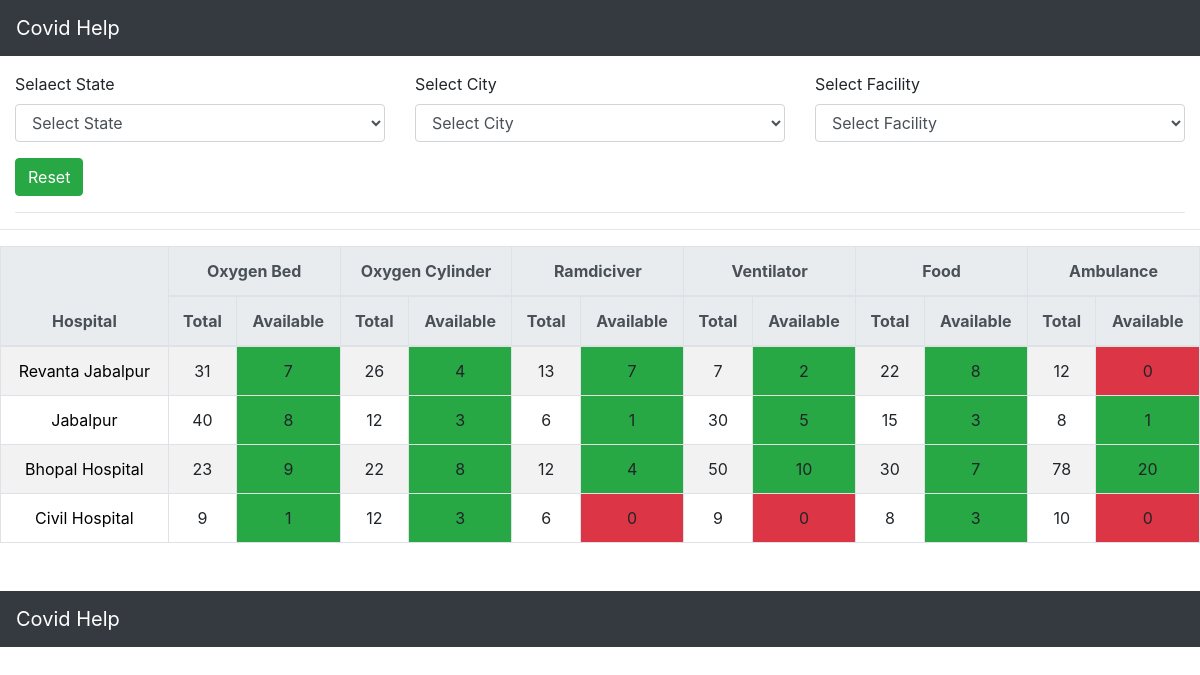
The page / on the database its author committed.
### app/models.py (models this page shows, shortened)
class Facility(models.Model):
   title = models.CharField(max_length=60 , null=False , blank=False, default="")

class Hospital(models.Model):
    name = models.CharField(max_length=50 , null=False , blank=False)
    phone = models.CharField(max_length=12 , null=False , blank=False)
    address = models.CharField(max_length=200 , null=False , blank=False)
    city = models.ForeignKey(
        City, on_delete=models.CASCADE ,related_name='hospitals')

class Availability(models.Model):
     hospital = models.ForeignKey(
        Hospital , on_delete=models.CASCADE , related_name='availabilities')
     facility =  models.ForeignKey(
        Facility , on_delete=models.CASCADE , related_name='availabilities')
     total = models.IntegerField(default=0)
     available = models.IntegerField(default=0)
     updated_at = models.DateTimeField(auto_now=True)

### app/views.py (the view, shortened to what this page needs)
# urls.py: 2. Add a URL to urlpatterns:  path('', views.home, name='home')
def home(request):
    selected_state_id = request.GET.get('state')
    selected_city_id = request.GET.get('city')
    selected_facility_id = request.GET.get('facility')
    facilities = Facility.objects.all().order_by('pk')
    if selected_state_id:
         cities = City.objects.filter(state=selected_state_id)
    else:
         cities=City.objects.all()
    states = State.objects.all()
    hospitals = Hospital.objects.all()
    if selected_city_id:
         hospitals = hospitals.filter(city=City(pk=selected_city_id))
    context = {
        'facilities':facilities,
        'cities':cities,
        'states':states,
        'hospitals':hospitals,
        'selected_state_id':selected_state_id,
        'selected_city_id':selected_city_id,
        'selected_facility_id':selected_facility_id,
    }
    return render(request , template_name='app/index.html', context=context)

### app/models.py (called while the page is built)
    def __str__(self):
       return self.name

    def __str__(self):
       return self.name

### app/templatetags/custom_tags.py (called while the page is built)
@register.simple_tag
def get_table_class(value):
    if value:
      return 'bg-success'
    return 'bg-danger'

@register.simple_tag
def get_availibilities(hospital):
   return Availability.objects.filter(hospital=hospital).order_by('facility_id')

@register.simple_tag
def is_option_selected(selected_option , pk):
  if selected_option==str(pk):
     return 'selected'
  return ''

### app/templates/app/index.html (shortened to what this page needs)
{% extends 'app/base.html' %}
{% load custom_tags %}
{% block content %}
            <form id="filterForm" action="" method="GET">
                <div class="row">
                    <div class="col">
                        <div class="form-group">
                            <label for="">Selaect State</label>
                            <select name="state" class="form-control" id="stateSelect">
                                <option value=''>Select State</option>
                            </select>
                        </div>
                    </div>
                    <div class="col">
                        <div class="form-group">
                            <label for="">Select City</label>
                            <select name="city" class="form-control" id="citySelect">
                                <option value=''>Select City</option>
                            </select>
                        </div>
                    </div>
                    <div class="col">
                        <div class="form-group">
                            <label for="">Select Facility</label>
                            <select name="facility" class="form-control" id="facilitySelect">
                                <option value=''>Select Facility</option>
                            </select>
                        </div>
                    </div>
                </div>
                <div>
                    <a href="/" class="btn btn-success">Reset</a>
                </div>
            </form>
            <hr>
        </div>
        <hr>
        <table class="table text-center table-bordered table-striped">
            <thead class="thead-light">
                <tr>
                    <th rowspan="2">Hospital</th>
                    {% for facility in facilities %}
                    <th colspan="2" class="text-center">{{facility.title}}</th>
                    {% endfor %}
                </tr>
                <tr>
                    {% for facility in facilities %}
                    <th>Total</th>
                    <th>Available</th>
                    {% endfor %}
                </tr>
            </thead>
            <tbody>
                {% for hospital in hospitals %}
                <tr>
                    <td><a href="/hospital/{{hospital.id}}">{{hospital.name}}</a></td>
                    {% get_availibilities hospital as availibilities %}
                    {% for avl in availibilities %}
                    <td>{{avl.total}}</td>
                    <td class='{%get_table_class avl.available%}'>{{avl.available}}</td>
                    {% endfor %}
                </tr>
                {% endfor %}
            </tbody>
        </table>
{% endblock %}

### app/templates/app/base.html (shortened to what this page needs)
<!doctype html>
<html lang="en">
<head>
    <link rel="stylesheet" href="https://cdn.jsdelivr.net/npm/bootstrap@4.0.0/dist/css/bootstrap.min.css"
>
</head>
<body>
    <nav class="navbar navbar-dark bg-dark">
        <a class="navbar-brand" href="/">Covid Help</a>
    </nav>
    <div class="container-fluid mt-3">
        {% block content %}
        {% endblock %}
    <nav class="navbar navbar-dark bg-dark mt-5">
        <a class="navbar-brand" href="#">Covid Help</a>
      </nav>
</body>
</html>

### app/templates/app/index.html (style rules this page uses)
a { color: black; }

### rows shown on the page
Facility: title "Oxygen Bed"
Facility: title "Oxygen Cylinder"
Facility: title "Ramdiciver"
Facility: title "Ventilator"
Facility: title "Food"
Facility: title "Ambulance"
Hospital: name "Revanta Jabalpur"
Availability: total "31", available "7"
Availability: total "26", available "4"
Availability: total "13", available "7"
Availability: total "7", available "2"
Availability: total "22", available "8"
Availability: total "12", available "0"
Hospital: name "Jabalpur"
Availability: total "40", available "8"
Availability: total "12", available "3"
Availability: total "6", available "1"
Availability: total "30", available "5"
Availability: total "15", available "3"
Availability: total "8", available "1"
Hospital: name "Bhopal Hospital"
Availability: total "23", available "9"
Availability: total "22", available "8"
Availability: total "12", available "4"
Availability: total "50", available "10"
Availability: total "30", available "7"
Availability: total "78", available "20"
Hospital: name "Civil Hospital"
Availability: total "9", available "1"
Availability: total "12", available "3"
Availability: total "6", available "0"
Availability: total "9", available "0"
Availability: total "8", available "3"
Availability: total "10", available "0"
